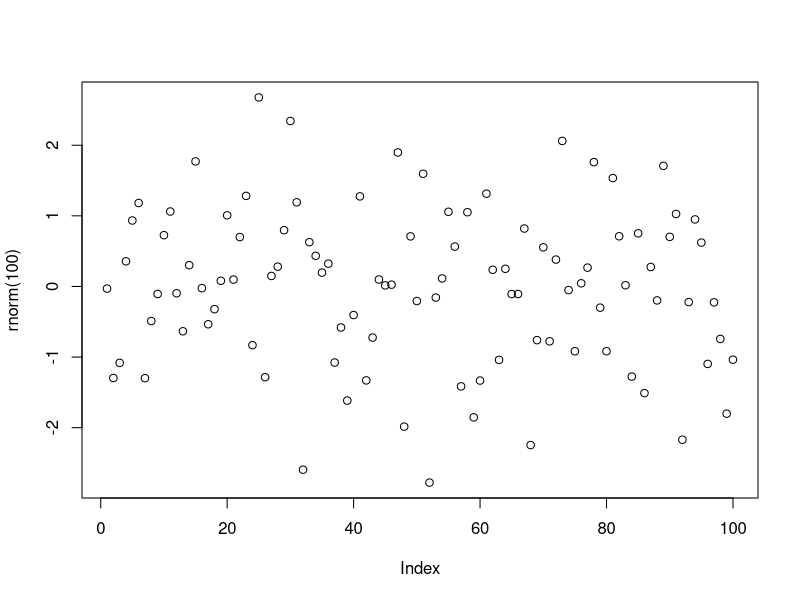

The R script that drew this image:
### R code from vignette source 'c:/Dropbox/Workshop2013/Work/R/Paper3/test2.Rnw'

###################################################
### code chunk number 1: test2.Rnw:8-11
###################################################
1+1
letters
par(mfrow = c(1,1)); plot(rnorm(100))


